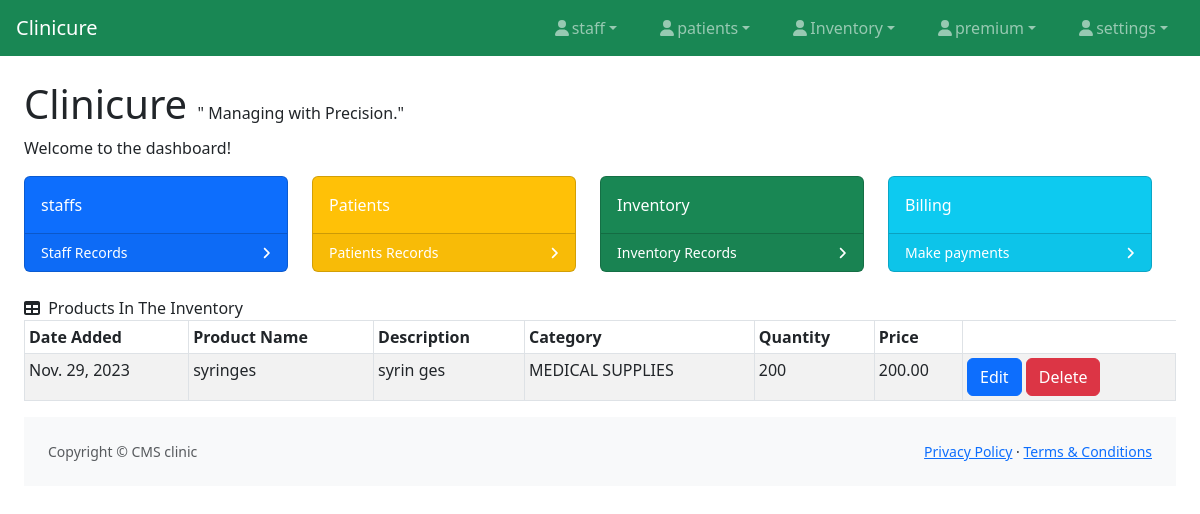
/inventory/, run on an earlier commit of the app's database.
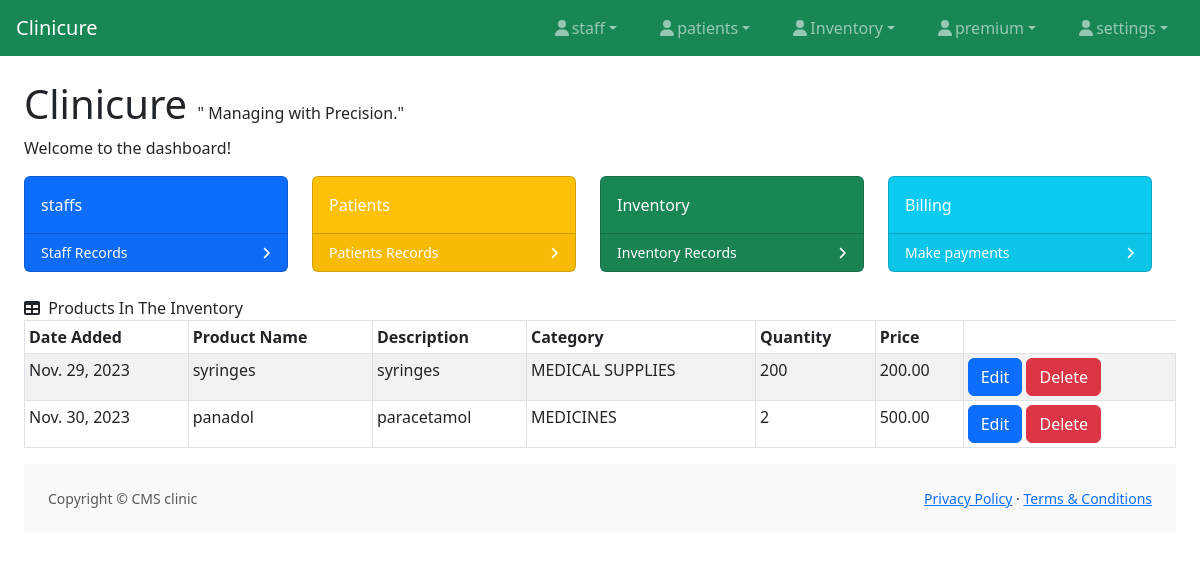
And on a later commit of the database.
### inventory/models.py (models this page shows, shortened)
class item(models.Model):
    item_name = models.CharField(max_length=100)
    category = models.CharField(max_length=200, choices=CATEGORY_CHOICES, default='MEDICINES')
    description = models.TextField()
    quantity = models.PositiveIntegerField()
    unit_price = models.DecimalField(max_digits=10, decimal_places=2)
    date_added = models.DateField(auto_now_add=True)

### inventory/views.py (the view)
# urls.py: path('', views.item_list, name='item_list'),
def item_list(request):
    items = item.objects.all()
    return render(request, 'item_list.html', {'items': items})

### inventory/templates/item_list.html (shortened to what this page needs)
{% extends 'base.html' %}
{% block body %}
<body>
<div class="card-header">
                                <i class="fas fa-table me-1"></i>
                                Products In The Inventory
                            </div>
                            <div class="card-body">
<table class="table table-striped table-bordered table-sm">
    <thead class="thead-dark">
    <tr>
         <th>Date Added</th>
        <th>Product Name</th>
        <th>Description</th>
        <th>Category</th>
        <th>Quantity</th>
        <th>Price</th>
    </tr>
    </thead>
    <tbody>
{% for y in items %}
    <tr>
        <td >{{ y.date_added }}</td>
        <td>{{ y.item_name }}</td>
        <td>{{ y.description }}</td>
        <td>{{ y.category }}</td>
        <td>{{y.quantity }}</td>
        <td>{{y.unit_price }}</td>
               <td>
            <div class="">
            <a href="{% url 'inventory:update_item' y.id %}" class="text-decoration-none btn btn-primary"><span class="glyphicon glyphicon-pencil" >Edit</span></a>
            <a href="{% url 'inventory:delete_item' y.id %}" class="text-decoration-none btn btn-danger" >Delete</a>
                </div>
        </td>
    </tr>
{% endfor %}
    </tbody>
</table>
    </div>
{% endblock %}

What changed in the data, as far as the page shows it:
changed item "Nov. 29, 2023": description "syrin ges" → "syringes"
added item: date_added "Nov. 30, 2023", item_name "panadol", description "paracetamol", category "MEDICINES", quantity "2", unit_price "500.00"
